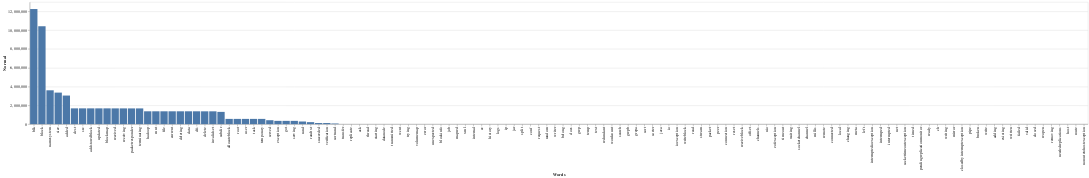

The code cell stored with this chart in its notebook:
### Code cell
alt.Chart(df).mark_bar().encode(
    x=alt.X('index:O', sort='-y',axis=alt.Axis(title='Words')),
    y=alt.Y('Normal:Q'))

### Figure 1 — Vega-Lite specification as saved in the notebook (floating-point values rounded to 4 significant figures; data arrays with more than 128 entries replaced by an {"elided": "..."} marker saying what was removed)
{"config": {"view": {"continuousWidth": 400, "continuousHeight": 300}}, "data": {"name": "data-1e83cf1485771198dfd8155ea5a55b02"}, "mark": "bar", "encoding": {"x": {"type": "ordinal", "axis": {"title": "Words"}, "field": "index", "sort": "-y"}, "y": {"type": "quantitative", "field": "Normal"}}, "$schema": "https://vega.github.io/schema/vega-lite/v4.8.1.json", "datasets": {"data-1e83cf1485771198dfd8155ea5a55b02": {"elided": "130 records"}}}
